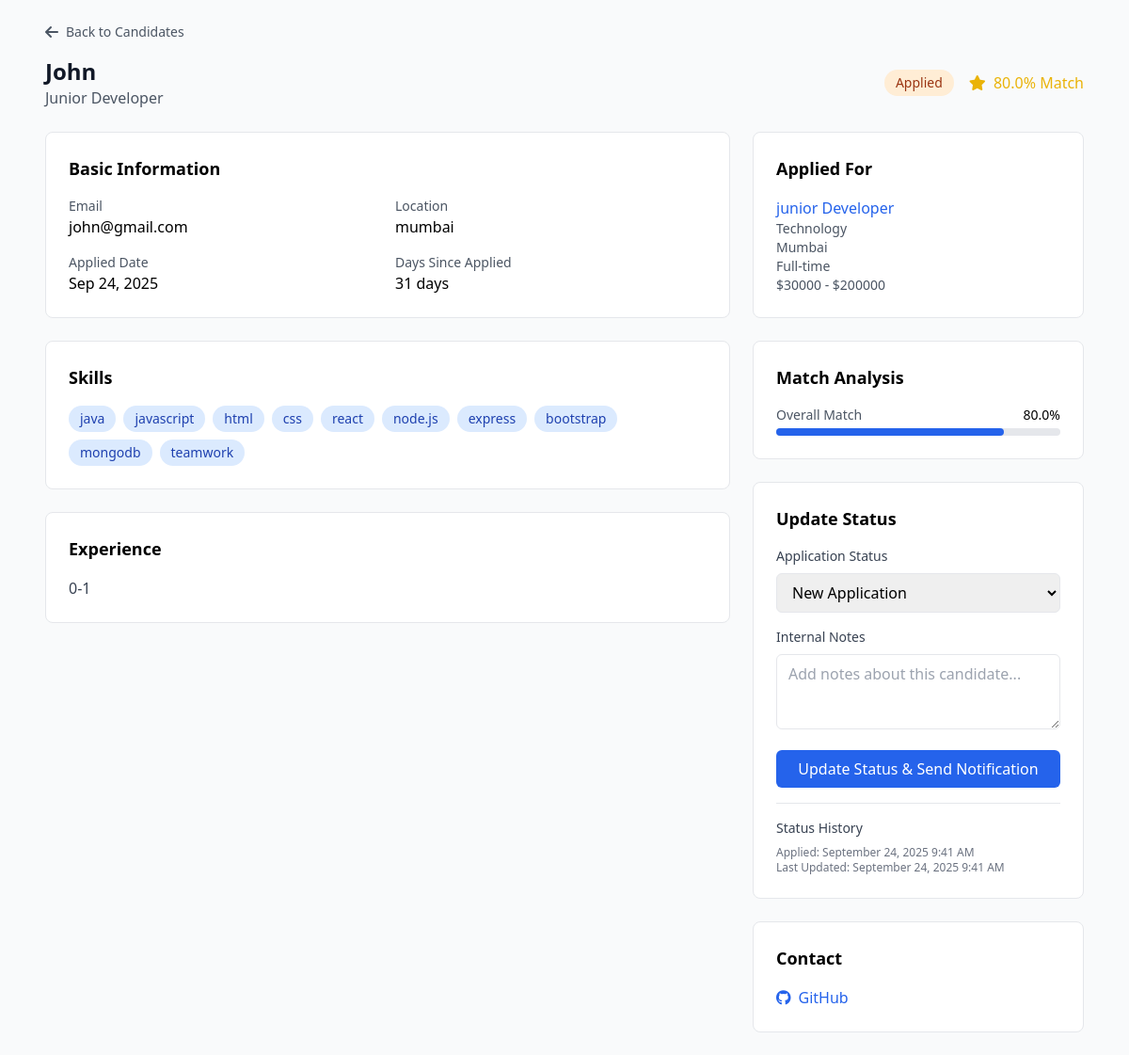
Screenshot of /recruiter/candidate/11/ (signed in) with the database file from the repository.
### accounts/models.py (models this page shows, shortened)
class DeveloperProfile(models.Model):
    user = models.OneToOneField(User, on_delete=models.CASCADE)
    username = models.CharField(max_length=100)
    phone = models.CharField(max_length=15)
    location = models.CharField(max_length=100)
    title = models.CharField(max_length=100)
    experience = models.CharField(max_length=50)
    salary = models.DecimalField(max_digits=10, decimal_places=2, null=True, blank=True)
    summary = models.TextField()
    github_url = models.URLField(blank=True, null=True)
    leetcode_url = models.URLField(blank=True, null=True)
    resume = models.FileField(upload_to="resumes/", null=True, blank=True)
    skills = models.JSONField(default=list, blank=True)  # ✅ store parsed keywords

class User(AbstractUser):
    USER_TYPE_CHOICES = (
        ('developer', 'Developer'),
        ('recruiter', 'Recruiter'),
    )
    username = None
    email = models.EmailField(_('email address'), unique=True)
    user_type = models.CharField(max_length=20, choices=USER_TYPE_CHOICES)
    USERNAME_FIELD = 'email'
    REQUIRED_FIELDS = []
    objects = CustomUserManager()

### jobs/models.py (models this page shows, shortened)
class Application(models.Model):
    STATUS_CHOICES = [
        ('applied', 'Applied'),
        ('under_review', 'Under Review'),
        ('interview', 'Interview'),
        ('hired', 'Hired'),
        ('rejected', 'Rejected'),
    ]
    job = models.ForeignKey('Job', on_delete=models.CASCADE, related_name='applications')
    developer = models.ForeignKey(User, on_delete=models.CASCADE, related_name='applications')
    status = models.CharField(max_length=20, choices=STATUS_CHOICES, default='applied')
    applied_at = models.DateTimeField(default=timezone.now)
    updated_at = models.DateTimeField(auto_now=True)
    notes = models.TextField(blank=True, null=True)  # For internal recruiter notes
    class Meta:
        unique_together = ('job', 'developer')  # Prevent duplicate applications
        ordering = ['-applied_at']
    @property
    def days_since_applied(self):
        return (timezone.now() - self.applied_at).days

class Job(models.Model):
    recruiter = models.ForeignKey(settings.AUTH_USER_MODEL, on_delete=models.CASCADE, related_name='jobs')
    title = models.CharField(max_length=255)
    department = models.CharField(max_length=255, blank=True, null=True)
    job_type = models.CharField(max_length=20, choices=JOB_TYPE_CHOICES, default='full-time')
    location = models.CharField(max_length=255, blank=True, null=True)
    salary_min = models.PositiveIntegerField(blank=True, null=True)
    salary_max = models.PositiveIntegerField(blank=True, null=True)
    description = models.TextField(blank=True, null=True)
    requirements = models.JSONField(default=list, blank=True)
    benefits = models.JSONField(default=list, blank=True)
    status = models.CharField(max_length=20, choices=STATUS_CHOICES, default='draft')
    created_at = models.DateTimeField(auto_now_add=True)

### recruiter/views.py (the view)
# urls.py: path('candidate/<int:application_id>/', views.candidate_detail, name='candidate_detail'),
@login_required
def candidate_detail(request, application_id):
    application = get_object_or_404(
        Application.objects.select_related('job', 'developer'),
        id=application_id,
        job__recruiter=request.user
    )
    try:
        profile = DeveloperProfile.objects.get(user=application.developer)
    except DeveloperProfile.DoesNotExist:
        messages.error(request, "Candidate profile not found.")
        return redirect('recruiter:all_candidates')
    ai_matcher = JobMatchingAI()
    match_analysis = ai_matcher.calculate_comprehensive_match_score(profile, application.job)
    context = {
        'application': application,
        'profile': profile,
        'match_analysis': match_analysis,
        'job': application.job,
    }
    return render(request, 'recruiter/candidate_detail.html', context)

### jobs/views.py (called while the page is built, shortened)
    def extract_experience_level(self, text):
        text_lower = text.lower()
        for level, keywords in self.experience_levels.items():
            if any(keyword in text_lower for keyword in keywords):
                return level

    def calculate_experience_match(self, user_experience, job_title, job_description):
        job_exp_level = self.extract_experience_level(f"{job_title} {job_description}")
        user_years = self.extract_years_from_experience(user_experience)
        job_year_ranges = {
            'entry': (0, 2),
            'mid': (2, 5),
            'senior': (5, 8),
            'expert': (8, 15)
        }
        required_min, required_max = job_year_ranges.get(job_exp_level, (0, 5))
        if required_min <= user_years <= required_max:
            return 100.0  # Perfect match
        elif user_years > required_max:
            return max(70.0, 100.0 - (user_years - required_max) * 5)
        else:
            gap = required_min - user_years
            return max(30.0, 100.0 - gap * 20)

    def extract_years_from_experience(self, experience_str):
        if not experience_str:
            return 0
        patterns = [
            r'(\d+)\+?\s*years?',
            r'(\d+)-\d+\s*years?',
            r'(\d+)\s*yrs?',
        ]
        for pattern in patterns:
            match = re.search(pattern, experience_str.lower())
            if match:
                return int(match.group(1))
        experience_mapping = {
            'entry': 0, 'junior': 1, 'mid': 3, 'intermediate': 3,
            'senior': 6, 'lead': 7, 'principal': 8, 'expert': 10
        }
        for key, years in experience_mapping.items():
            if key in experience_str.lower():
                return years
        return 2  # Default assumption

    def get_matched_skills(self, user_skills, job_requirements):
        if not user_skills or not job_requirements:
            return []
        user_skills_lower = [skill.lower() for skill in user_skills]
        job_requirements_lower = [req.lower() for req in job_requirements]
        matched = []
        for req in job_requirements_lower:
            if req in user_skills_lower:
                matched.append(req)
            else:
                for user_skill in user_skills_lower:
                    if self.calculate_skill_similarity(req, [user_skill]) > 0.7:
                        matched.append(f"{req} (similar to {user_skill})")
                        break
        return matched

### templates/recruiter/candidate_detail.html (shortened to what this page needs)
<!DOCTYPE html>
<html lang="en">
<head>
    <script src="https://cdn.tailwindcss.com"></script>
    <link href="https://cdnjs.cloudflare.com/ajax/libs/font-awesome/6.0.0/css/all.min.css" rel="stylesheet">
</head>
<body class="bg-gray-50">
    <div class="max-w-6xl mx-auto p-6">
        <div class="mb-6">
            <div class="flex items-center mb-4">
                <a href="{% url 'recruiter:all_candidates' %}" class="flex items-center text-gray-600 hover:text-gray-800 mr-4">
                    <i class="fas fa-arrow-left mr-2"></i>
                    <span class="text-sm font-medium">Back to Candidates</span>
                </a>
            </div>
            <div class="flex items-center justify-between">
                <div>
                    <h1 class="text-2xl font-bold text-gray-900">{{ profile.username|default:application.developer.email }}</h1>
                    <p class="text-gray-600">{{ profile.title|default:"Developer" }}</p>
                </div>
                <div class="flex items-center space-x-4">
                    <span class="px-3 py-1 rounded-full text-sm font-medium
                        {% if application.status == 'applied' %}bg-orange-100 text-orange-800
                        {% elif application.status == 'under_review' %}bg-blue-100 text-blue-800
                        {% elif application.status == 'interview' %}bg-purple-100 text-purple-800
                        {% elif application.status == 'hired' %}bg-green-100 text-green-800
                        {% elif application.status == 'rejected' %}bg-red-100 text-red-800
                        {% endif %}">
                        {{ application.get_status_display }}
                    </span>
                    <div class="text-yellow-500">
                        <i class="fas fa-star"></i>
                        <span class="ml-1">{{ match_analysis.overall_score }}% Match</span>
                    </div>
                </div>
            </div>
        </div>
        <div class="grid grid-cols-1 lg:grid-cols-3 gap-6">
            <div class="lg:col-span-2 space-y-6">
                <div class="bg-white rounded-lg p-6 border">
                    <h2 class="text-lg font-semibold mb-4">Basic Information</h2>
                    <div class="grid grid-cols-2 gap-4">
                        <div>
                            <p class="text-sm text-gray-600">Email</p>
                            <p class="font-medium">{{ application.developer.email }}</p>
                        </div>
                        <div>
                            <p class="text-sm text-gray-600">Location</p>
                            <p class="font-medium">{{ profile.location|default:"Not specified" }}</p>
                        </div>
                        <div>
                            <p class="text-sm text-gray-600">Applied Date</p>
                            <p class="font-medium">{{ application.applied_at|date:"M d, Y" }}</p>
                        </div>
                        <div>
                            <p class="text-sm text-gray-600">Days Since Applied</p>
                            <p class="font-medium">{{ application.days_since_applied }} days</p>
                        </div>
                    </div>
                </div>
                <div class="bg-white rounded-lg p-6 border">
                    <h2 class="text-lg font-semibold mb-4">Skills</h2>
                    {% if profile.skills %}
                    <div class="flex flex-wrap gap-2">
                        {% for skill in profile.skills %}
                        <span class="px-3 py-1 bg-blue-100 text-blue-800 rounded-full text-sm font-medium">{{ skill }}</span>
                        {% endfor %}
                    </div>
                    {% else %}
                    <p class="text-gray-600">No skills listed</p>
                    {% endif %}
                </div>
                {% if profile.experience %}
                <div class="bg-white rounded-lg p-6 border">
                    <h2 class="text-lg font-semibold mb-4">Experience</h2>
                    <p class="text-gray-700">{{ profile.experience }}</p>
                </div>
                {% endif %}
            </div>
            <div class="space-y-6">
                <div class="bg-white rounded-lg p-6 border">
                    <h2 class="text-lg font-semibold mb-4">Applied For</h2>
                    <div>
                        <h3 class="font-medium text-blue-600">{{ application.job.title }}</h3>
                        <p class="text-gray-600 text-sm">{{ application.job.department|default:"" }}</p>
                        <p class="text-gray-600 text-sm">{{ application.job.location }}</p>
                        <p class="text-gray-600 text-sm">{{ application.job.get_job_type_display }}</p>
                        {% if application.job.salary_min and application.job.salary_max %}
                        <p class="text-gray-600 text-sm">${{ application.job.salary_min|floatformat:0 }} - ${{ application.job.salary_max|floatformat:0 }}</p>
                        {% endif %}
                    </div>
                </div>
                <div class="bg-white rounded-lg p-6 border">
                    <h2 class="text-lg font-semibold mb-4">Match Analysis</h2>
                    <div class="space-y-3">
                        <div>
                            <div class="flex justify-between mb-1">
                                <span class="text-sm text-gray-600">Overall Match</span>
                                <span class="text-sm font-medium">{{ match_analysis.overall_score }}%</span>
                            </div>
                            <div class="w-full bg-gray-200 rounded-full h-2">
                                <div class="bg-blue-600 h-2 rounded-full" style="width: {{ match_analysis.overall_score }}%"></div>
                            </div>
                        </div>
                    </div>
                </div>
                <div class="bg-white rounded-lg p-6 border">
                    <h2 class="text-lg font-semibold mb-4">Update Status</h2>
                    <form method="POST" action="{% url 'recruiter:update_application_status' application.id %}" id="statusUpdateForm">
                        <div class="mb-4">
                            <label class="block text-sm font-medium text-gray-700 mb-2">Application Status</label>
                            <select name="status" class="w-full px-3 py-2 border rounded-md focus:ring-2 focus:ring-blue-500">
                                <option value="applied" {% if application.status == 'applied' %}selected{% endif %}>New Application</option>
                            </select>
                        </div>
                        <div class="mb-4">
                            <label class="block text-sm font-medium text-gray-700 mb-2">Internal Notes</label>
                            <textarea name="notes" placeholder="Add notes about this candidate..." class="w-full px-3 py-2 border rounded-md h-20 focus:ring-2 focus:ring-blue-500">{{ application.notes|default:"" }}</textarea>
                        </div>
                        <button type="submit" class="w-full bg-blue-600 text-white py-2 px-4 rounded-md hover:bg-blue-700 transition-colors">
                            Update Status & Send Notification
                        </button>
                    </form>
                    <div class="mt-4 pt-4 border-t">
                        <h3 class="text-sm font-medium text-gray-700 mb-2">Status History</h3>
                        <div class="text-xs text-gray-500">
                            <p>Applied: {{ application.applied_at|date:"F j, Y g:i A" }}</p>
                            <p>Last Updated: {{ application.updated_at|date:"F j, Y g:i A" }}</p>
                        </div>
                    </div>
                </div>
                <div class="bg-white rounded-lg p-6 border">
                    <h2 class="text-lg font-semibold mb-4">Contact</h2>
                    <div class="space-y-2">
                        {% if profile.github_url %}
                        <a href="{{ profile.github_url }}" target="_blank" class="flex items-center text-blue-600 hover:text-blue-800">
                            <i class="fab fa-github mr-2"></i>
                            GitHub
                        </a>
                        {% endif %}
                    </div>
                </div>
            </div>
        </div>
    </div>
</body>
</html>

### rows the page displays
DeveloperProfile: username "John", title "Junior Developer", location "mumbai", experience "0-1"
Application: status "Applied", developer.email "john@gmail.com", applied_at "Sep 24, 2025", days_since_applied "31", job "junior Developer", job.department "Technology", job.location "Mumbai", job.job_type "Full-time", job.salary_min "30000", job.salary_max "200000", status "New Application", applied_at "September 24, 2025 9:41 AM", updated_at "September 24, 2025 9:41 AM"

### other values shown
{{ match_analysis.overall_score }} "80.0"
{{ skill }} "java" "javascript" "html" "css" "react" "node.js" "express" "bootstrap" "mongodb" "teamwork"
